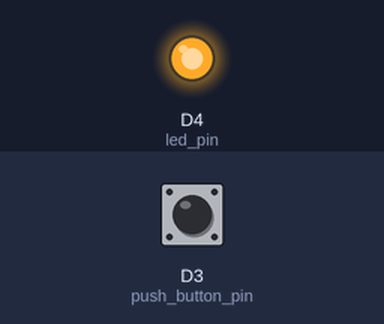
Recording of a sketch running on a simulated ESP8266 (NodeMCU). Parts: output pins drawn as LEDs (lit = HIGH). The inputs (shaded band) are chosen by the test bench; at power-on: D3 (push_button_pin) HIGH. WiFi joins after 1.5 s; servers stay silent unless stated; EEPROM starts erased; what the sketch prints to the serial monitor is not drawn.

Above: at 1.2 s.
1.3 s: D3 (push_button_pin) pulled LOW for 0.15 s
At 2.5 s:
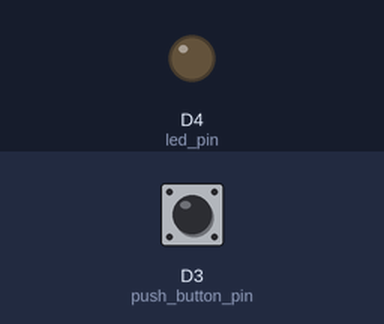
2.9 s: D3 (push_button_pin) pulled LOW for 1 s
At 5.0 s:
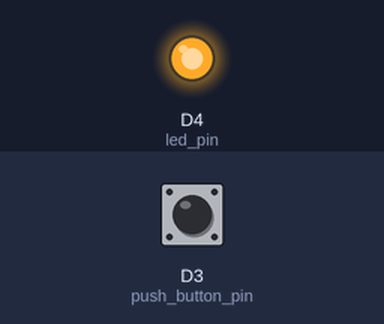
5.4 s: D3 (push_button_pin) pulled LOW for 3.2 s
At 9.8 s:
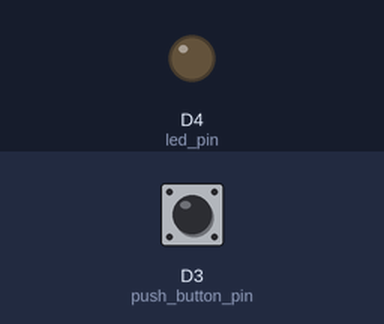
Timing chart, 0 to 11.3 s (numbered marks = the images above; inputs shaded):
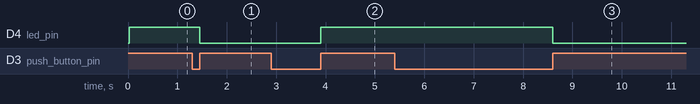

Measured:
- after the input at 1.3 s, D4 (led_pin): HIGH → LOW after 0.15 s
- after the input at 2.9 s, D4 (led_pin): LOW → HIGH after 1.0 s
- after the input at 5.4 s, D4 (led_pin): HIGH → LOW after 3.2 s

The sketch:

online_device_status_WiFi_esp8266.ino
```cpp
#include "wshandler.h"

void setup()
{
  clnt.onMessage(onMessageCallback);
  clnt.onEvent(onEventsCallback);
  initWiFiModuleEEPROM(true);
  Serial.begin(115200);
  pinMode(D5,INPUT_PULLUP);
  Serial.println("STARTING ...");
}

void loop()
{
  confProcess();
  monitorActiveState();
  monitorLock();
}

void monitorLock()
{
  if(stat_actv && lock_flg && digitalRead(D5)==HIGH)
  {
    Serial.println("LOCK BROKEN ##############################");
    switchLockFlag();
    disconnectFromServer();
  }
}
```

WiFiModuleEEPROM.h
```cpp
#include <EEPROM.h>
#include <ESP8266WiFi.h>
#include <ESP8266WebServer.h>

void initWiFiModuleEEPROM(boolean);
void processHotspotFunction();
void toggleHotspot();
void ON();
void OFF();
void ON_AP();
void OFF_AP();
void confProcess();
void initWebServer();
String getHtmlPage();
void webServerProcess();
void erase();
void checkCode();
void checkActive();
void setCode();
char getCode();
void setActive(boolean);
boolean getActive();
void setWFID(String);
String loadWFID();
void setKey(String);
String loadKey();
void setDeviceId(String);
String loadDeviceId();
void setWSLink(String);
String loadWSLink();
void switchLockFlag();
boolean fetchLockFlag();
void writeString(int,String);
String fetchString(int);

boolean stat_actv;
int conf=0;
int lst_msg=0;

String wssid_str;
String wkey_str;
String dev_id_str;
String ws_link_str;
int code,actv,base,wssid,wkey,dev_id,wslink,lck;

char symbol='K';

ESP8266WebServer ht_server(80);
int push_button_pin=D3;
int led_pin=LED_BUILTIN;
boolean led_flg;
boolean hflg=false;
boolean tflg=true;
boolean lock_flg;
String ssid_ap="Ayushman Bhava";
String key_ap="123456789";

void initWiFiModuleEEPROM(boolean a)
{
  WiFi.mode(WIFI_AP_STA);
  code=0;
  actv=1;
  base=2;
  wssid=base;
  wkey=wssid+32+1;
  dev_id=wkey+64+1;
  wslink=dev_id+64+1;
  lck=wslink+64+1;
  EEPROM.begin(300);
  checkCode();
  wssid_str=loadWFID();
  wkey_str=loadKey();
  dev_id_str=loadDeviceId();
  ws_link_str=loadWSLink();
  lock_flg=fetchLockFlag();
  checkActive();
  led_flg=a;
  if(led_flg)
  {
    pinMode(led_pin,OUTPUT);
  }
  pinMode(push_button_pin,INPUT_PULLUP);
  toggleHotspot();
  initWebServer();
}

void processHotspotFunction()
{
  boolean cflg=(digitalRead(push_button_pin)==LOW)&&(digitalRead(push_button_pin)==LOW);
  if(tflg==cflg)
  {
    return;
  }
  tflg=cflg;
  if(!tflg)
  {
   toggleHotspot();
   delay(1);
  }
}

void toggleHotspot()
{
  if(!hflg)
  {
    ON_AP();
    hflg=true;
  }
  else
  {
    OFF_AP();
    hflg=false;
  }
}

void ON()
{
  WiFi.begin(wssid_str,wkey_str);
  setActive(true);
}

void OFF()
{
  WiFi.disconnect();
  setActive(false);
}

void ON_AP()
{
  WiFi.softAP(ssid_ap,key_ap);
  if(led_flg)
  {
    digitalWrite(led_pin,LOW);
  }
}

void OFF_AP()
{
  WiFi.softAPdisconnect();
  if(led_flg)
  {
    digitalWrite(led_pin,HIGH);
  }
}

void confProcess()
{
  processHotspotFunction();
  webServerProcess();
}

void initWebServer()
{
  ht_server.on("/",[]()
  {
    if(ht_server.args())
    {
      if(conf==0)
      {
        if(ht_server.hasArg("conf")&&ht_server.arg("conf").equals("Configure"))
        {
          conf=1;
        }
      }
      else if(conf==1)
      {
        if(ht_server.hasArg("conf")&&ht_server.arg("conf").equals("Exit"))
        {
          conf=0;
        }
        else if(ht_server.hasArg("stat_actv")&&ht_server.arg("stat_actv").equals("Activate"))
        {
          ON();
        }
        else if(ht_server.hasArg("stat_actv")&&ht_server.arg("stat_actv").equals("Deactivate"))
        {
          OFF();
          confProcess();
        }
        else if(ht_server.hasArg("stat_lock"))
        {
          switchLockFlag();
        }
        else if(ht_server.hasArg("Update")&&ht_server.arg("Update").equals("Update"))
        {
          if(ht_server.hasArg("wssid"))
          {
            setWFID(ht_server.arg("wssid"));
          }
          if(ht_server.hasArg("wkey"))
          {
            setKey(ht_server.arg("wkey"));
          }
          if(ht_server.hasArg("dev_id"))
          {
            setDeviceId(ht_server.arg("dev_id"));
          }
          if(ht_server.hasArg("wslink"))
          {
            setWSLink(ht_server.arg("wslink"));
          }
        }
      }
    }
    ht_server.send(200,"text/html",getHtmlPage());
  });
  ht_server.begin();
}

String getHtmlPage()
{
  String conf_button=(conf==1)?"Exit":"Configure";
  String actv_button=(stat_actv)?"Deactivate":"Activate";
  String lck_inf=(lock_flg)?"Locked":"Unlocked";
  String html;
  if(conf==1)
  {
    html="<!DOCTYPE html>\
    <html>\
    <body>\
    <h2><u>WiFi CONFIGURATION</u></h2>\
    <form action='/' method='post'>\
    <input type='submit' name='conf' value='"+conf_button+"'>\
    </form>\
    <br>\
    <form action='/' method='post'>\
    <input type='submit' name='stat_actv' value='"+actv_button+"'>\
    </form>\
    <br>\
    <form action='/' method='post'>\
    <input type='submit' name='stat_lock' value='"+lck_inf+"'>\
    </form>\
    <br>\
    <form action='/' method='post'>\
    <label for='wssid'>WiFi SSID :</label>\
    <br>\
    <input type='text' id='wssid' name='wssid' value='"+wssid_str+"'>\
    <br>\
    <label for='wkey'>WiFi Key :<br>\
    (type 'NULL' if WiFi has no password)</label>\
    <br>\
    <input type='text' id='wkey' name='wkey' value='"+wkey_str+"'>\
    <br>\
    <label for='dev_id'>Device ID :</label>\
    <br>\
    <input type='text' id='dev_id' name='dev_id' value='"+dev_id_str+"'>\
    <br>\
    <label for='wslink'>Websocket Server URL :</label>\
    <br>\
    <input type='text' id='wslink' name='wslink' value='"+ws_link_str+"'>\
    <br>\
    <br>\
    <input type='submit' name='Update' value='Update'>\
    </form>\
    </body>\
    </html>";
  }
  else
  {
    html="<!DOCTYPE html>\
    <html>\
    <body>\
    <h2><u>WiFi CONFIGURATION</u></h2>\
    <form action='/' method='post'>\
    <input type='submit' name='conf' value='"+conf_button+"'>\
    </form>\
    </body>\
    </html>";
  }
  return html;
}

void webServerProcess()
{
  ht_server.handleClient();
}

void erase()
{
  OFF();
  setActive(false);
  setWFID("xyz");
  setKey("123456789");
  setDeviceId("NULL");
  setWSLink("ws://184.72.213.189:8080/onlinecheck/status");
  lock_flg=false;
  switchLockFlag();
}

void checkCode()
{
  if(getCode()!=symbol)
  {
    setCode();
  }
}

void checkActive()
{
  stat_actv=getActive();
  if(stat_actv)
  {
    ON();
  }
  else
  {
    OFF();
  }
}


//#############################################################################################
//set get

//#############################################################################################
//code
void setCode()
{
  EEPROM.put(code,symbol);
  EEPROM.commit();
  erase();
}

char getCode()
{
  char ccd;
  EEPROM.get(code,ccd);
  return ccd;
}

//actv
void setActive(boolean a)
{
  stat_actv=a;
  char actv_c;
  if(a)
  {
    actv_c='1';
  }
  else
  {
    actv_c='0';
  }
  EEPROM.put(actv,actv_c);
  EEPROM.commit();
}

boolean getActive()
{
  char actv_c;
  EEPROM.get(actv,actv_c);
  return (actv_c=='1');
}

//wifi id password
void setWFID(String a)
{
  int dlen=a.length();
  if(dlen>0&&dlen<=32)
  {
    writeString(wssid,a);
    wssid_str=a;
  }
}

String loadWFID()
{
  return fetchString(wssid);
}

void setKey(String a)
{
  int dlen=a.length();
  if((dlen==4&&a.equals("NULL")) || (dlen>=8&&dlen<=64))
  {
    writeString(wkey,a);
    wkey_str=a;
  }
}

String loadKey()
{
  String a=fetchString(wkey);
  if(a.equals("NULL"))
  {
    a="";
  }
  return a;
}
//device id

void setDeviceId(String a)
{
  int dlen=a.length();
  if(dlen>=4 && dlen<=64)
  {
    writeString(dev_id,a);
    dev_id_str=a;
  }
}

String loadDeviceId()
{
  return fetchString(dev_id);
}

//wslink
void setWSLink(String a)
{
  int dlen=a.length();
  if(dlen>=16&&dlen<=64)
  {
    writeString(wslink,a);
    ws_link_str=a;
  }
}

String loadWSLink()
{
  return fetchString(wslink);
}

//lock details
void switchLockFlag()
{
  lock_flg=!lock_flg;
  char lock_d;
  if(lock_flg)
  {
    lock_d='1';
  }
  else
  {
    lock_d='0';
  }
  EEPROM.put(lck,lock_d);
  EEPROM.commit();
}

boolean fetchLockFlag()
{
  char lock_d;
  EEPROM.get(lck,lock_d);
  if(lock_d=='1')
  {
    return true;
  }
  else
  {
    return false;
  }
}
//#############################################################################################

void writeString(int a,String b)
{
  uint8_t alen=b.length();
  EEPROM.put(a,alen);
  for(int i=0;i<alen;i++)
  {
    char c=b.charAt(i);
    EEPROM.put(a+1+i,c);
  }
  EEPROM.commit();
}

String fetchString(int b)
{
  String tmp="";
  uint8_t alen;
  EEPROM.get(b,alen);
  for(int i=0;i<alen;i++)
  {
    char c;
    EEPROM.get(b+1+i,c);
    tmp+=c;
  }
  return tmp;
}
```

wshandler.h
```cpp
#include "WiFiModuleEEPROM.h"
#include <ArduinoWebsockets.h>

void monitorActiveState();
void connectToServer();
void disconnectFromServer();

boolean serv_flg=false;
boolean auth_flg=false;
boolean lst=false;

uint64_t serv_snp=0;
uint64_t auth_snp=0;

using namespace websockets;
WebsocketsClient clnt;

void onMessageCallback(WebsocketsMessage message)
{
  if(message.isText()==true)
  {
    String msg=message.data();
    if(msg.equals("S:CONNECTED"))
    {
      auth_flg=true;
      Serial.println("AUTHENTICATED ...");
    }
    else if(msg.equals("S:CANNOT CONNECT"))
    {
      delay(2000);
      disconnectFromServer();
      Serial.println("AUTHENTICATION FAILED ...");
    }
    else if(msg.equals("S:PING"))
    {
      clnt.send("C:PONG");
      Serial.println("PING ...");
    }
  }
}

void onEventsCallback(WebsocketsEvent event, String data)
{
  if(event == WebsocketsEvent::ConnectionOpened)
  {
    serv_flg=true;
    Serial.println("SERVER CONNECTED ...");
  }
  else if(event == WebsocketsEvent::ConnectionClosed)
  {
    serv_flg=false;
    auth_flg=false;
    Serial.println("SERVER DISCONNECTED ...");
  }
}


void monitorActiveState()
{
  if(lst && !stat_actv)
  {
    Serial.println("DISCONNECTING ...");
    disconnectFromServer();
  }
  else if(!lst && stat_actv)
  {
    Serial.println("CONNECTING ...");
    connectToServer();
  }
  clnt.poll();
  if(stat_actv && !serv_flg && (millis()-serv_snp)>=2500)
  {
    serv_snp=millis();
    Serial.println("RECONNECTING ...");
    connectToServer();
  }
  clnt.poll();
  if(stat_actv && serv_flg && !auth_flg && (millis()-auth_snp)>=2500)
  {
    auth_snp=millis();
    String lock_flg_char=(lock_flg)?"1":"0";
    String auth_data="D:CONNECT:"+lock_flg_char+dev_id_str;
    Serial.println("AUTHENTICATING ...");
    clnt.send(auth_data);
  }
  clnt.poll();
  lst=stat_actv;
}

void connectToServer()
{
  clnt.connect(ws_link_str);
  Serial.println(ws_link_str);
  delay(1000);
}

void disconnectFromServer()
{
  clnt.close();
  delay(1000);
}
```
